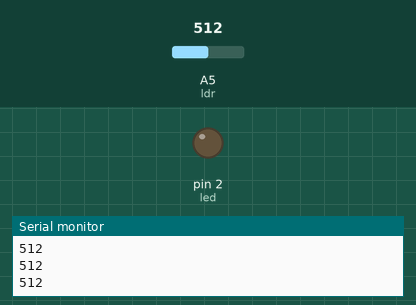
Simulated run of this sketch. Board: Arduino Uno, built with avr-gcc and run on an emulated ATmega328P. Parts: output pins drawn as LEDs (lit = HIGH), the last lines printed to the serial monitor. Inputs (shaded band) come from the test bench; at power-on: A5 (ldr) = 512.

Above: at 1.2 s.
1.3 s: A5 (ldr) set to 785
2.8 s: A5 (ldr) set to 815
At 4.0 s:
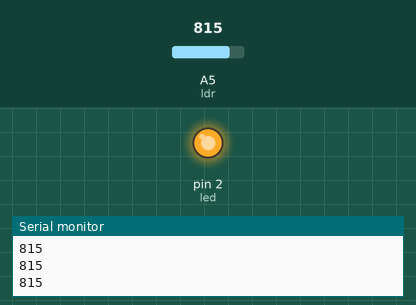
4.3 s: A5 (ldr) set to 790
At 5.1 s:
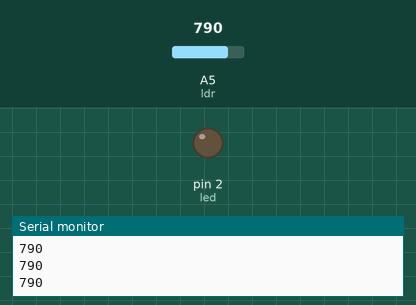
5.8 s: A5 (ldr) set to 810
At 6.3 s:
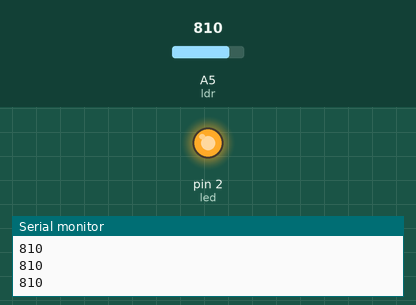
Timing chart, 0 to 8.3 s (numbered marks = the images above; inputs shaded):
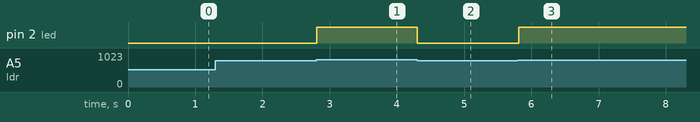

The sketch:

sketch_oct18f.ino
```cpp
const byte led = 2;
const byte  ldr = A5;
int estado = 0;
void setup(){
  Serial.begin(9600);
  pinMode(led, OUTPUT);
}
void loop(){
  estado = analogRead(ldr);
  Serial.println(estado);
  if(estado > 800){
    digitalWrite(led, HIGH);
  }else{
    digitalWrite(led, LOW);
  }
}
```

Measured:
- the behaviour switches between 800 and 801 on A5 (ldr) (found by bisection; images 0 and 1)
- after the input at 2.8 s, pin 2 (led): LOW → HIGH at once
- after the input at 4.3 s, pin 2 (led): HIGH → LOW at once
- after the input at 5.8 s, pin 2 (led): LOW → HIGH at once
